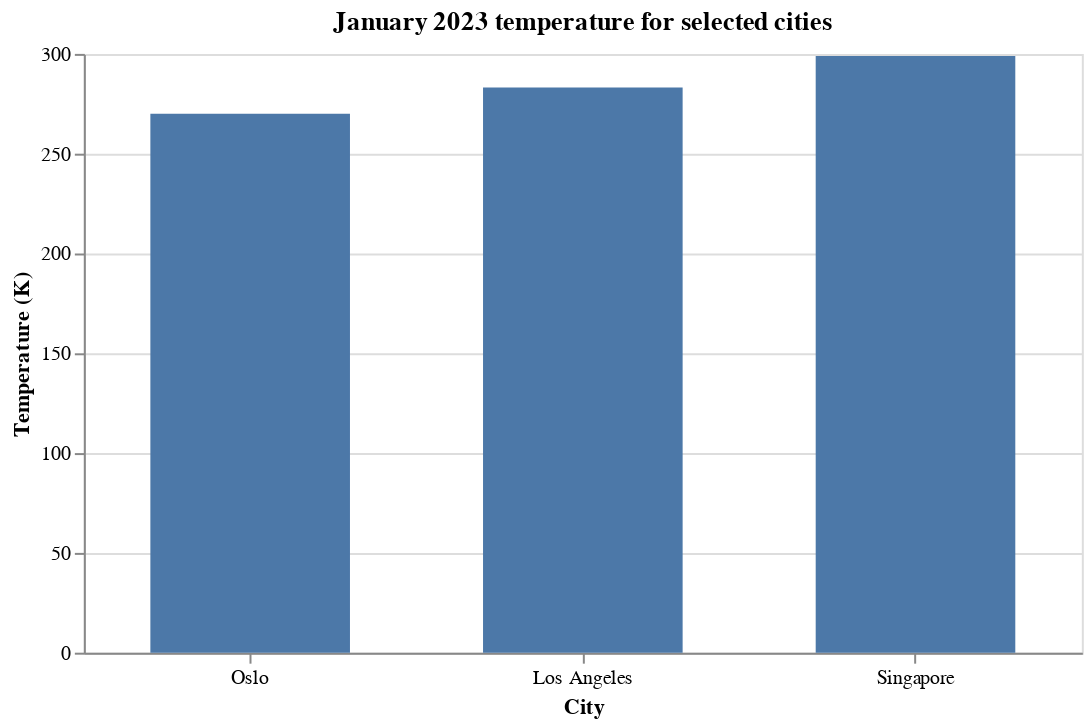

The notebook cell this image was saved under:
### Code cell
alt.Chart(city_climates_dataframe).mark_bar(size=100).encode(
    alt.X('city:N', sort='y', axis=alt.Axis(labelAngle=0), title='City'),
    alt.Y('temperature_2m:Q', title='Temperature (K)'),
    tooltip=[
        alt.Tooltip('city:N', title='City'),
        alt.Tooltip('temperature_2m:Q', title='Temperature (K)'),
    ],
).properties(title='January 2023 temperature for selected cities', width=500)

### Figure 1 — Vega-Lite specification as saved in the notebook (floating-point values rounded to 4 significant figures)
{"config": {"view": {"continuousWidth": 300, "continuousHeight": 300}}, "data": {"name": "data-4af1f2c89d40466fc3ccf4ee6e385bf9"}, "mark": {"type": "bar", "size": 100}, "encoding": {"tooltip": [{"field": "city", "title": "City", "type": "nominal"}, {"field": "temperature_2m", "title": "Temperature (K)", "type": "quantitative"}], "x": {"axis": {"labelAngle": 0}, "field": "city", "sort": "y", "title": "City", "type": "nominal"}, "y": {"field": "temperature_2m", "title": "Temperature (K)", "type": "quantitative"}}, "title": "January 2023 temperature for selected cities", "width": 500, "$schema": "https://vega.github.io/schema/vega-lite/v5.20.1.json", "datasets": {"data-4af1f2c89d40466fc3ccf4ee6e385bf9": [{"geo": {"type": "Point", "coordinates": [10.75, 59.91]}, "city": "Oslo", "dewpoint_temperature_2m": 268.5, "dewpoint_temperature_2m_max": 277.1, "dewpoint_temperature_2m_min": 256.0, "evaporation_from_bare_soil_max": 2.328e-10, "evaporation_from_bare_soil_min": -2.756e-05, "evaporation_from_bare_soil_sum": -0.0001091, "evaporation_from_open_water_surfaces_excluding_oceans_max": 6.047e-07, "evaporation_from_open_water_surfaces_excluding_oceans_min": -2.328e-10, "evaporation_from_open_water_surfaces_excluding_oceans_sum": 9.073e-06, "evaporation_from_the_top_of_canopy_max": 2.622e-07, "evaporation_from_the_top_of_canopy_min": -6.048e-07, "evaporation_from_the_top_of_canopy_sum": -5.585e-06, "evaporation_from_vegetation_transpiration_max": 4.242e-06, "evaporation_from_vegetation_transpiration_min": -4.298e-06, "evaporation_from_vegetation_transpiration_sum": -3.897e-05, "forecast_albedo": 0.5132, "forecast_albedo_max": 0.5765, "forecast_albedo_min": 0.4484, "lake_bottom_temperature": 276.9, "lake_bottom_temperature_max": 276.9, "lake_bottom_temperature_min": 276.9, "lake_ice_depth": 0.2713, "lake_ice_depth_max": 0.3346, "lake_ice_depth_min": 0.2084, "lake_ice_temperature": 269.6, "lake_ice_temperature_max": 273.2, "lake_ice_temperature_min": 260.5, "lake_mix_layer_depth": 13.29, "lake_mix_layer_depth_max": 13.29, "lake_mix_layer_depth_min": 13.29, "lake_mix_layer_temperature": 273.1, "lake_mix_layer_temperature_max": 273.1, "lake_mix_layer_temperature_min": 273.1, "lake_shape_factor": 0.6282, "lake_shape_factor_max": 0.6282, "lake_shape_factor_min": 0.6282, "lake_total_layer_temperature": 274.2, "lake_total_layer_temperature_max": 274.2, "lake_total_layer_temperature_min": 274.2, "leaf_area_index_high_vegetation": 3.52, "leaf_area_index_high_vegetation_max": 3.566, "leaf_area_index_high_vegetation_min": 3.494, "leaf_area_index_low_vegetation": 2.273, "leaf_area_index_low_vegetation_max": 2.294, "leaf_area_index_low_vegetation_min": 2.26, "potential_evaporation_max": 3.886e-05, "potential_evaporation_min": -0.0004219, "potential_evaporation_sum": -0.009353, "runoff_max": 0.0001239, "runoff_min": 5.472e-05, "runoff_sum": 0.07032, "skin_reservoir_content": 0.0004994, "skin_reservoir_content_max": 0.0005053, "skin_reservoir_content_min": 0.0004962, "skin_temperature": 268.0, "skin_temperature_max": 276.2, "skin_temperature_min": 251.6, "snow_albedo": 0.749, "snow_albedo_max": 0.8738, "snow_albedo_min": 0.6145, "snow_cover": 96.45, "snow_cover_max": 96.45, "snow_cover_min": 96.45, "snow_density": 193.3, "snow_density_max": 240.8, "snow_density_min": 152.8, "snow_depth": 0.3962, "snow_depth_max": 0.502, "snow_depth_min": 0.1934, "snow_depth_water_equivalent": 0.07779, "snow_depth_water_equivalent_max": 0.1002, "snow_depth_water_equivalent_min": 0.0337, "snow_evaporation_max": 4.326e-05, "snow_evaporation_min": -6.479e-05, "snow_evaporation_sum": 0.001028, "snowfall_max": 0.002251, "snowfall_min": -1.863e-09, "snowfall_sum": 0.1006, "snowmelt_max": 0.000779, "snowmelt_min": -1.863e-09, "snowmelt_sum": 0.04143, "soil_temperature_level_1": 271.9, "soil_temperature_level_1_max": 272.3, "soil_temperature_level_1_min": 271.1, "soil_temperature_level_2": 272.1, "soil_temperature_level_2_max": 272.4, "soil_temperature_level_2_min": 271.6, "soil_temperature_level_3": 273.1, "soil_temperature_level_3_max": 273.1, "soil_temperature_level_3_min": 273.1, "soil_temperature_level_4": 276.2, "soil_temperature_level_4_max": 277.6, "soil_temperature_level_4_min": 275.0, "sub_surface_runoff_max": 0.0001206, "sub_surface_runoff_min": 5.471e-05, "sub_surface_runoff_sum": 0.06912, "surface_latent_heat_flux_max": 133301, "surface_latent_heat_flux_min": -192948, "surface_latent_heat_flux_sum": 4447814, "surface_net_solar_radiation_max": 364520, "surface_net_solar_radiation_min": 0, "surface_net_solar_radiation_sum": 20274236, "surface_net_thermal_radiation_max": 66230.0, "surface_net_thermal_radiation_min": -349835, "surface_net_thermal_radiation_sum": -63516228, "surface_pressure": 99080.0, "surface_pressure_max": 102400.0, "surface_pressure_min": 95800.0, "surface_runoff_max": 3.273e-05, "surface_runoff_min": -7.451e-09, "surface_runoff_sum": 0.001201, "surface_sensible_heat_flux_max": 380400.0, "surface_sensible_heat_flux_min": -45000, "surface_sensible_heat_flux_sum": 42386164, "surface_solar_radiation_downwards_max": 664500, "surface_solar_radiation_downwards_min": -4, "surface_solar_radiation_downwards_sum": 40664338, "surface_thermal_radiation_downwards_max": 1195000.0, "surface_thermal_radiation_downwards_min": 673868, "surface_thermal_radiation_downwards_sum": 720501492, "temperature_2m": 270.1, "temperature_2m_max": 277.3, "temperature_2m_min": 258.2, "temperature_of_snow_layer": 268.0, "temperature_of_snow_layer_max": 273.2, "temperature_of_snow_layer_min": 253.0, "total_evaporation_max": 4.709e-05, "total_evaporation_min": -6.808e-05, "total_evaporation_sum": 0.001647, "total_precipitation_max": 0.002362, "total_precipitation_min": -1.49e-08, "total_precipitation_sum": 0.1445, "u_component_of_wind_10m": -0.108, "u_component_of_wind_10m_max": 3.438, "u_component_of_wind_10m_min": -4.102, "v_component_of_wind_10m": -0.03605, "v_component_of_wind_10m_max": 4.086, "v_component_of_wind_10m_min": -3.439, "volumetric_soil_water_layer_1": 0.2789, "volumetric_soil_water_layer_1_max": 0.3748, "volumetric_soil_water_layer_1_min": 0.2409, "volumetric_soil_water_layer_2": 0.2775, "volumetric_soil_water_layer_2_max": 0.3397, "volumetric_soil_water_layer_2_min": 0.2421, "volumetric_soil_water_layer_3": 0.2884, "volumetric_soil_water_layer_3_max": 0.3127, "volumetric_soil_water_layer_3_min": 0.2635, "volumetric_soil_water_layer_4": 0.2833, "volumetric_soil_water_layer_4_max": 0.2917, "volumetric_soil_water_layer_4_min": 0.2698}, {"geo": {"type": "Point", "coordinates": [-118.2, 34.05]}, "city": "Los Angeles", "dewpoint_temperature_2m": 279.0, "dewpoint_temperature_2m_max": 286.4, "dewpoint_temperature_2m_min": 265.2, "evaporation_from_bare_soil_max": 2.328e-10, "evaporation_from_bare_soil_min": -0.0001909, "evaporation_from_bare_soil_sum": -0.01658, "evaporation_from_open_water_surfaces_excluding_oceans_max": 1.588e-05, "evaporation_from_open_water_surfaces_excluding_oceans_min": -0.0002093, "evaporation_from_open_water_surfaces_excluding_oceans_sum": -0.01759, "evaporation_from_the_top_of_canopy_max": 6.636e-06, "evaporation_from_the_top_of_canopy_min": -0.0002162, "evaporation_from_the_top_of_canopy_sum": -0.009452, "evaporation_from_vegetation_transpiration_max": 6.054e-08, "evaporation_from_vegetation_transpiration_min": -1.905e-07, "evaporation_from_vegetation_transpiration_sum": -2.904e-05, "forecast_albedo": 0.1313, "forecast_albedo_max": 0.1345, "forecast_albedo_min": 0.1289, "lake_bottom_temperature": 282.9, "lake_bottom_temperature_max": 283.1, "lake_bottom_temperature_min": 282.6, "lake_ice_depth": -1.192e-18, "lake_ice_depth_max": 0.0, "lake_ice_depth_min": -6.939e-18, "lake_ice_temperature": 273.1, "lake_ice_temperature_max": 273.2, "lake_ice_temperature_min": 273.1, "lake_mix_layer_depth": 13.19, "lake_mix_layer_depth_max": 16.59, "lake_mix_layer_depth_min": 5.197, "lake_mix_layer_temperature": 283.4, "lake_mix_layer_temperature_max": 284.1, "lake_mix_layer_temperature_min": 282.6, "lake_shape_factor": 0.7025, "lake_shape_factor_max": 0.783, "lake_shape_factor_min": 0.6468, "lake_total_layer_temperature": 283.3, "lake_total_layer_temperature_max": 283.7, "lake_total_layer_temperature_min": 282.6, "leaf_area_index_high_vegetation": 4.763, "leaf_area_index_high_vegetation_max": 4.778, "leaf_area_index_high_vegetation_min": 4.752, "leaf_area_index_low_vegetation": 0.9817, "leaf_area_index_low_vegetation_max": 1.008, "leaf_area_index_low_vegetation_min": 0.9619, "potential_evaporation_max": 1.826e-05, "potential_evaporation_min": -0.001371, "potential_evaporation_sum": -0.1068, "runoff_max": 0.004037, "runoff_min": 7.451e-08, "runoff_sum": 0.05373, "skin_reservoir_content": 9.621e-05, "skin_reservoir_content_max": 0.000348, "skin_reservoir_content_min": -1.11e-19, "skin_temperature": 282.7, "skin_temperature_max": 295.8, "skin_temperature_min": 271.2, "snow_albedo": 0.8799, "snow_albedo_max": 0.88, "snow_albedo_min": 0.8779, "snow_cover": 0.0, "snow_cover_max": 0.0, "snow_cover_min": 0.0, "snow_density": 100.0, "snow_density_max": 100.9, "snow_density_min": 100.0, "snow_depth": -7.345e-24, "snow_depth_max": -7.345e-24, "snow_depth_min": -7.345e-24, "snow_depth_water_equivalent": -7.345e-25, "snow_depth_water_equivalent_max": -7.345e-25, "snow_depth_water_equivalent_min": -7.345e-25, "snow_evaporation_max": 2.328e-10, "snow_evaporation_min": -4.657e-10, "snow_evaporation_sum": 1.397e-09, "snowfall_max": 0.0, "snowfall_min": 0.0, "snowfall_sum": 0.0, "snowmelt_max": 3.725e-09, "snowmelt_min": -1.863e-09, "snowmelt_sum": 5.588e-09, "soil_temperature_level_1": 283.6, "soil_temperature_level_1_max": 290.4, "soil_temperature_level_1_min": 276.0, "soil_temperature_level_2": 284.3, "soil_temperature_level_2_max": 286.8, "soil_temperature_level_2_min": 280.8, "soil_temperature_level_3": 286.4, "soil_temperature_level_3_max": 287.9, "soil_temperature_level_3_min": 285.1, "soil_temperature_level_4": 291.6, "soil_temperature_level_4_max": 293.1, "soil_temperature_level_4_min": 290.1, "sub_surface_runoff_max": 0.001806, "sub_surface_runoff_min": 8.196e-08, "sub_surface_runoff_sum": 0.01572, "surface_latent_heat_flux_max": 45598, "surface_latent_heat_flux_min": -997858, "surface_latent_heat_flux_sum": -109171714, "surface_net_solar_radiation_max": 2153758, "surface_net_solar_radiation_min": -2, "surface_net_solar_radiation_sum": 264381196, "surface_net_thermal_radiation_max": 1747.0, "surface_net_thermal_radiation_min": -563037, "surface_net_thermal_radiation_sum": -171308622, "surface_pressure": 99590.0, "surface_pressure_max": 100600.0, "surface_pressure_min": 98240.0, "surface_runoff_max": 0.004037, "surface_runoff_min": -7.451e-09, "surface_runoff_sum": 0.03801, "surface_sensible_heat_flux_max": 169200.0, "surface_sensible_heat_flux_min": -539220, "surface_sensible_heat_flux_sum": -3597008, "surface_solar_radiation_downwards_max": 2488556, "surface_solar_radiation_downwards_min": -4, "surface_solar_radiation_downwards_sum": 304494394, "surface_thermal_radiation_downwards_max": 1356000.0, "surface_thermal_radiation_downwards_min": 819685, "surface_thermal_radiation_downwards_sum": 795289242, "temperature_2m": 283.2, "temperature_2m_max": 293.1, "temperature_2m_min": 275.2, "temperature_of_snow_layer": 273.1, "temperature_of_snow_layer_max": 273.2, "temperature_of_snow_layer_min": 270.8, "total_evaporation_max": 1.823e-05, "total_evaporation_min": -0.000399, "total_evaporation_sum": -0.04365, "total_precipitation_max": 0.007485, "total_precipitation_min": -1.966e-08, "total_precipitation_sum": 0.2794, "u_component_of_wind_10m": -0.5163, "u_component_of_wind_10m_max": 3.846, "u_component_of_wind_10m_min": -4.187, "v_component_of_wind_10m": -0.4592, "v_component_of_wind_10m_max": 5.099, "v_component_of_wind_10m_min": -3.253, "volumetric_soil_water_layer_1": 0.3712, "volumetric_soil_water_layer_1_max": 0.439, "volumetric_soil_water_layer_1_min": 0.2934, "volumetric_soil_water_layer_2": 0.3781, "volumetric_soil_water_layer_2_max": 0.439, "volumetric_soil_water_layer_2_min": 0.2679, "volumetric_soil_water_layer_3": 0.3386, "volumetric_soil_water_layer_3_max": 0.4107, "volumetric_soil_water_layer_3_min": 0.1961, "volumetric_soil_water_layer_4": 0.2178, "volumetric_soil_water_layer_4_max": 0.2337, "volumetric_soil_water_layer_4_min": 0.2086}, {"geo": {"type": "Point", "coordinates": [103.8, 1.33]}, "city": "Singapore", "dewpoint_temperature_2m": 296.3, "dewpoint_temperature_2m_max": 298.3, "dewpoint_temperature_2m_min": 294.2, "evaporation_from_bare_soil_max": 0.0, "evaporation_from_bare_soil_min": -0.0003645, "evaporation_from_bare_soil_sum": -0.0367, "evaporation_from_open_water_surfaces_excluding_oceans_max": 1.164e-10, "evaporation_from_open_water_surfaces_excluding_oceans_min": -0.0001259, "evaporation_from_open_water_surfaces_excluding_oceans_sum": -0.01522, "evaporation_from_the_top_of_canopy_max": 3.313e-06, "evaporation_from_the_top_of_canopy_min": -0.0002543, "evaporation_from_the_top_of_canopy_sum": -0.0317, "evaporation_from_vegetation_transpiration_max": -1.735e-05, "evaporation_from_vegetation_transpiration_min": -0.0001768, "evaporation_from_vegetation_transpiration_sum": -0.05156, "forecast_albedo": 0.09954, "forecast_albedo_max": 0.1024, "forecast_albedo_min": 0.09514, "lake_bottom_temperature": 299.1, "lake_bottom_temperature_max": 302.0, "lake_bottom_temperature_min": 296.6, "lake_ice_depth": -1.192e-18, "lake_ice_depth_max": 0.0, "lake_ice_depth_min": -6.939e-18, "lake_ice_temperature": 273.1, "lake_ice_temperature_max": 273.2, "lake_ice_temperature_min": 273.1, "lake_mix_layer_depth": 1.983, "lake_mix_layer_depth_max": 2.0, "lake_mix_layer_depth_min": 1.202, "lake_mix_layer_temperature": 299.2, "lake_mix_layer_temperature_max": 302.1, "lake_mix_layer_temperature_min": 296.6, "lake_shape_factor": 0.65, "lake_shape_factor_max": 0.6543, "lake_shape_factor_min": 0.6484, "lake_total_layer_temperature": 299.2, "lake_total_layer_temperature_max": 302.1, "lake_total_layer_temperature_min": 296.6, "leaf_area_index_high_vegetation": 2.207, "leaf_area_index_high_vegetation_max": 2.207, "leaf_area_index_high_vegetation_min": 2.207, "leaf_area_index_low_vegetation": 2.503, "leaf_area_index_low_vegetation_max": 2.511, "leaf_area_index_low_vegetation_min": 2.477, "potential_evaporation_max": -3.032e-05, "potential_evaporation_min": -0.0008399, "potential_evaporation_sum": -0.1633, "runoff_max": 0.004103, "runoff_min": 4.962e-05, "runoff_sum": 0.1022, "skin_reservoir_content": 0.0001953, "skin_reservoir_content_max": 0.0004497, "skin_reservoir_content_min": -5.551e-20, "skin_temperature": 299.2, "skin_temperature_max": 305.3, "skin_temperature_min": 296.0, "snow_albedo": 0.88, "snow_albedo_max": 0.88, "snow_albedo_min": 0.88, "snow_cover": 0.0, "snow_cover_max": 0.0, "snow_cover_min": 0.0, "snow_density": 100.0, "snow_density_max": 100.0, "snow_density_min": 100.0, "snow_depth": -7.345e-24, "snow_depth_max": -7.345e-24, "snow_depth_min": -7.345e-24, "snow_depth_water_equivalent": -7.345e-25, "snow_depth_water_equivalent_max": -7.345e-25, "snow_depth_water_equivalent_min": -7.345e-25, "snow_evaporation_max": 2.328e-10, "snow_evaporation_min": -4.657e-10, "snow_evaporation_sum": 1.397e-09, "snowfall_max": 0.0, "snowfall_min": 0.0, "snowfall_sum": 0.0, "snowmelt_max": 0.0, "snowmelt_min": 0.0, "snowmelt_sum": 0.0, "soil_temperature_level_1": 299.9, "soil_temperature_level_1_max": 305.2, "soil_temperature_level_1_min": 296.9, "soil_temperature_level_2": 300.1, "soil_temperature_level_2_max": 301.8, "soil_temperature_level_2_min": 298.0, "soil_temperature_level_3": 300.4, "soil_temperature_level_3_max": 300.8, "soil_temperature_level_3_min": 299.4, "soil_temperature_level_4": 300.7, "soil_temperature_level_4_max": 300.7, "soil_temperature_level_4_min": 300.6, "sub_surface_runoff_max": 0.003974, "sub_surface_runoff_min": 4.844e-05, "sub_surface_runoff_sum": 0.08586, "surface_latent_heat_flux_max": -75442, "surface_latent_heat_flux_min": -1623750, "surface_latent_heat_flux_sum": -338059676, "surface_net_solar_radiation_max": 2795282, "surface_net_solar_radiation_min": 0, "surface_net_solar_radiation_sum": 424085512, "surface_net_thermal_radiation_max": -23690.0, "surface_net_thermal_radiation_min": -263595, "surface_net_thermal_radiation_sum": -88998122, "surface_pressure": 100900.0, "surface_pressure_max": 101300.0, "surface_pressure_min": 100400.0, "surface_runoff_max": 0.002409, "surface_runoff_min": -7.451e-09, "surface_runoff_sum": 0.01638, "surface_sensible_heat_flux_max": 280000.0, "surface_sensible_heat_flux_min": -424939, "surface_sensible_heat_flux_sum": -3513128, "surface_solar_radiation_downwards_max": 3091420, "surface_solar_radiation_downwards_min": -2, "surface_solar_radiation_downwards_sum": 470755808, "surface_thermal_radiation_downwards_max": 1589000.0, "surface_thermal_radiation_downwards_min": 1446055, "surface_thermal_radiation_downwards_sum": 1126030224, "temperature_2m": 299.0, "temperature_2m_max": 302.5, "temperature_2m_min": 297.0, "temperature_of_snow_layer": 273.2, "temperature_of_snow_layer_max": 273.2, "temperature_of_snow_layer_min": 273.2, "total_evaporation_max": -3.017e-05, "total_evaporation_min": -0.0006493, "total_evaporation_sum": -0.1352, "total_precipitation_max": 0.004841, "total_precipitation_min": -2.98e-08, "total_precipitation_sum": 0.2607, "u_component_of_wind_10m": 0.1809, "u_component_of_wind_10m_max": 5.259, "u_component_of_wind_10m_min": -4.327, "v_component_of_wind_10m": -3.894, "v_component_of_wind_10m_max": 2.86, "v_component_of_wind_10m_min": -9.007, "volumetric_soil_water_layer_1": 0.4479, "volumetric_soil_water_layer_1_max": 0.52, "volumetric_soil_water_layer_1_min": 0.3934, "volumetric_soil_water_layer_2": 0.4361, "volumetric_soil_water_layer_2_max": 0.52, "volumetric_soil_water_layer_2_min": 0.4054, "volumetric_soil_water_layer_3": 0.4363, "volumetric_soil_water_layer_3_max": 0.5198, "volumetric_soil_water_layer_3_min": 0.401, "volumetric_soil_water_layer_4": 0.4965, "volumetric_soil_water_layer_4_max": 0.5103, "volumetric_soil_water_layer_4_min": 0.4899}]}}
